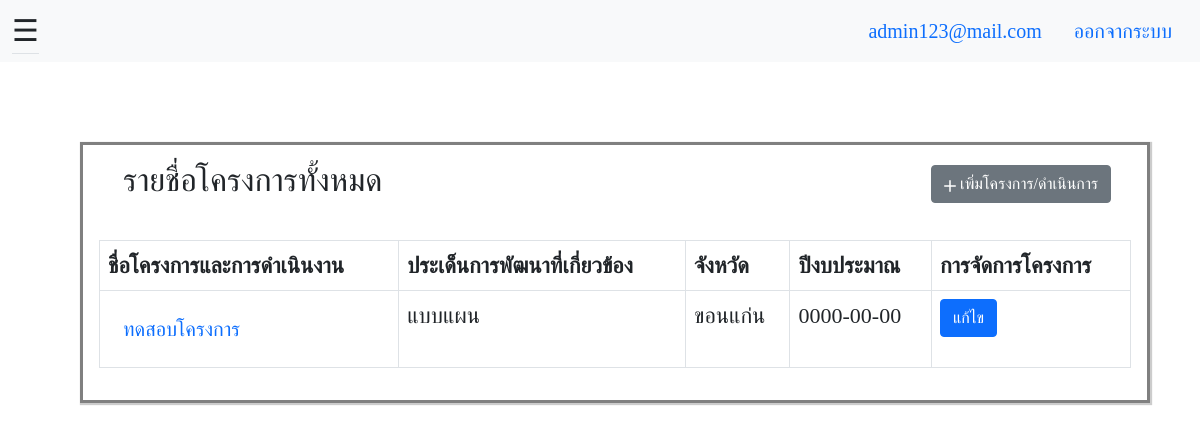
The app's page /index/index.php (signed in), older data.
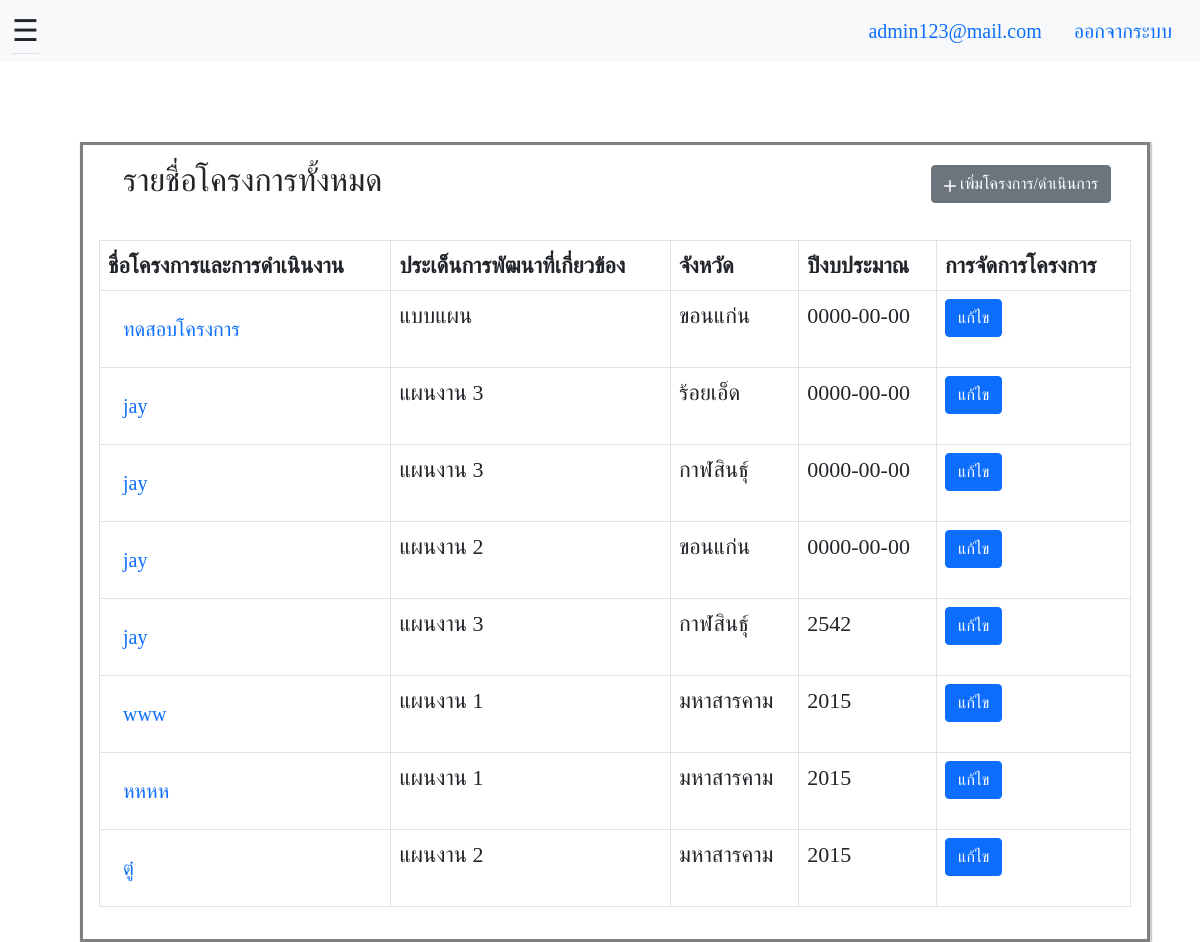
The same page, newer data.
### tables this page shows
CREATE TABLE `project` (
  `project_id` int(11) NOT NULL,
  `project_name` varchar(100) NOT NULL,
  `development_subject` int(11) NOT NULL,
  `project_roadmap` varchar(100) NOT NULL,
  `project_main` varchar(100) NOT NULL,
  `project_sub` varchar(100) NOT NULL,
  `operation_type` varchar(200) NOT NULL,
  `project_code` varchar(100) NOT NULL,
  `use_budget` varchar(200) NOT NULL,
  `budget_year` varchar(200) NOT NULL,
  `institution` varchar(100) NOT NULL,
  `province` varchar(100) NOT NULL,
  `target_user` varchar(100) NOT NULL,
  `project_objective` varchar(200) NOT NULL,
  `project_result` varchar(200) NOT NULL,
  `project_additional` varchar(200) NOT NULL,
  `budget_province_plan` int(11) DEFAULT NULL,
  `budget_province_receive` int(11) DEFAULT NULL,
  `budget_province_use` int(11) DEFAULT NULL,
  `budget_department_plan` int(11) DEFAULT NULL,
  `budget_department_receive` int(11) DEFAULT NULL,
  `budget_department_use` int(11) DEFAULT NULL,
  `budget_local_plan` int(11) DEFAULT NULL,
  `budget_local_receive` int(11) DEFAULT NULL,
  `budget_local_use` int(11) DEFAULT NULL,
  `budget_private_plan` int(11) DEFAULT NULL,
  `budget_private_receive` int(11) DEFAULT NULL,
  `budget_private_use` int(11) DEFAULT NULL,
  `user_id` int(11) NOT NULL
);

### index/index.php (the view, shortened to what this page needs)
<!DOCTYPE html>
<html lang="en">
<head>
  <?php include "../connect.php" ?>
</head>
<body>
  <?php
  $stmt = $pdo->prepare("SELECT * FROM project");
  $stmt->execute();
  ?>
  <header>
    <nav class="navbar navbar-expand-lg navbar-light bg-light">
      <div class="container-fluid">
        <ul class="nav nav-tabs">
          <li class="nav-item">
            <span clss="marginle" style="font-size:30px;cursor:pointer" onclick="openNav()">&#9776; </span>
          </li>
        </ul>
        <ul class="nav justify-content-end">
          <li class="nav-item">
              <a class=nav-link active aria-current="page" ><?php echo $_COOKIE["user_email"]; ?></a>
        </li>
          <li class="nav-item">
            <a class="nav-link active" aria-current="page" href="../login/index.php">ออกจากระบบ</a>
          </li>
        </ul>
  </header>
  <div id="main" class="main bd-main order-1">
    <div class="bd-intro ps-lg-4">
      <div class="d-md-flex flex-md-row-reverse align-items-center justify-content-between">
        <a class="btn btn-secondary" href="add_project.php" title="add_project" rel="noopener" style="margin-right: 20px;"><svg xmlns="http://www.w3.org/2000/svg" width="12" height="12" fill="currentColor" class="bi bi-plus-lg" viewBox="0 0 16 16">
            <path d="M8 0a1 1 0 0 1 1 1v6h6a1 1 0 1 1 0 2H9v6a1 1 0 1 1-2 0V9H1a1 1 0 0 1 0-2h6V1a1 1 0 0 1 1-1z" />
          </svg> เพิ่มโครงการ/ดำเนินการ </a>
        <h2 class="bd-title" id="content">รายชื่อโครงการทั้งหมด</h2>
      </div>
    </div>
    <br>
    <table class="table table-bordered">
      <thead>
        <tr>
          <th scope="col">ชื่อโครงการและการดำเนินงาน</th>
          <th scope="col">ประเด็นการพัฒนาที่เกี่ยวข้อง</th>
          <th scope="col">จังหวัด</th>
          <th scope="col">ปีงบประมาณ</th>
          <th scope="col">การจัดการโครงการ</th>
        </tr>
        <?php while ($row = $stmt->fetch()) { ?>
      </thead>
      <tbody>
        <tr>
          <td><a class="text-primary decoration-none" href="detail.php?project_id=<?=$row["project_id"] ?>"> <?= $row["project_name"] ?></a> </td>
          <td><?= $row["project_roadmap"] ?></td>
          <td><?= $row["province"] ?></td>
          <td><?= $row["budget_year"] ?></td>
          <td><a class="btn btn-primary" href="edit_project.php?project_id=<?= $row["project_id"] ?>">แก้ไข</a></td>
        </tr>
      </tbody>
    <?php } ?>
    </table>
  </div>
</body>
</html>

### connect.php (shortened to what this page needs)
<!DOCTYPE html>
<html lang="en">
<head>
    <link href="../bootstrap-5.1.0-dist/css/bootstrap.min.css" rel="stylesheet">
    <link href="/web_project/index/StyleIndex.css" rel="stylesheet">
</head>
<body>
</body>
</html>
<html>
<body></body>
</html>

### index/StyleIndex.css (style rules this page uses)
body { font-family: myFirstFont; font-size: 22px; margin-top: 0px; width: auto; margin-left: auto; margin-right: auto; }
div.main { margin-top: 80px; margin-left: 80px; margin-right: 50px; width: auto; position: relative; height: fit-content; border: 3px solid gray; box-shadow: 1px 1px 1px 1px #ccc; }
div a { text-decoration: none; color: white; font-size: 20px; padding: 15px; display:inline-block; }
ul { display: inline; margin: 0; padding: 0; }
ul li { display: inline-block; }
#main { transition: margin-left .5s; padding: 16px; }

Row changes from the older to the newer data that the page shows:
added project: project_name "jay", project_roadmap "แผนงาน 3", province "ร้อยเอ็ด", budget_year "0000-00-00"
added project: project_name "jay", project_roadmap "แผนงาน 3", province "กาฬสินธุ์", budget_year "0000-00-00"
added project: project_name "jay", project_roadmap "แผนงาน 2", province "ขอนแก่น", budget_year "0000-00-00"
added project: project_name "jay", project_roadmap "แผนงาน 3", province "กาฬสินธุ์", budget_year "2542"
added project: project_name "www", project_roadmap "แผนงาน 1", province "มหาสารคาม", budget_year "2015"
added project: project_name "หหหห", project_roadmap "แผนงาน 1", province "มหาสารคาม", budget_year "2015"
added project: project_name "ตู๋", project_roadmap "แผนงาน 2", province "มหาสารคาม", budget_year "2015"
